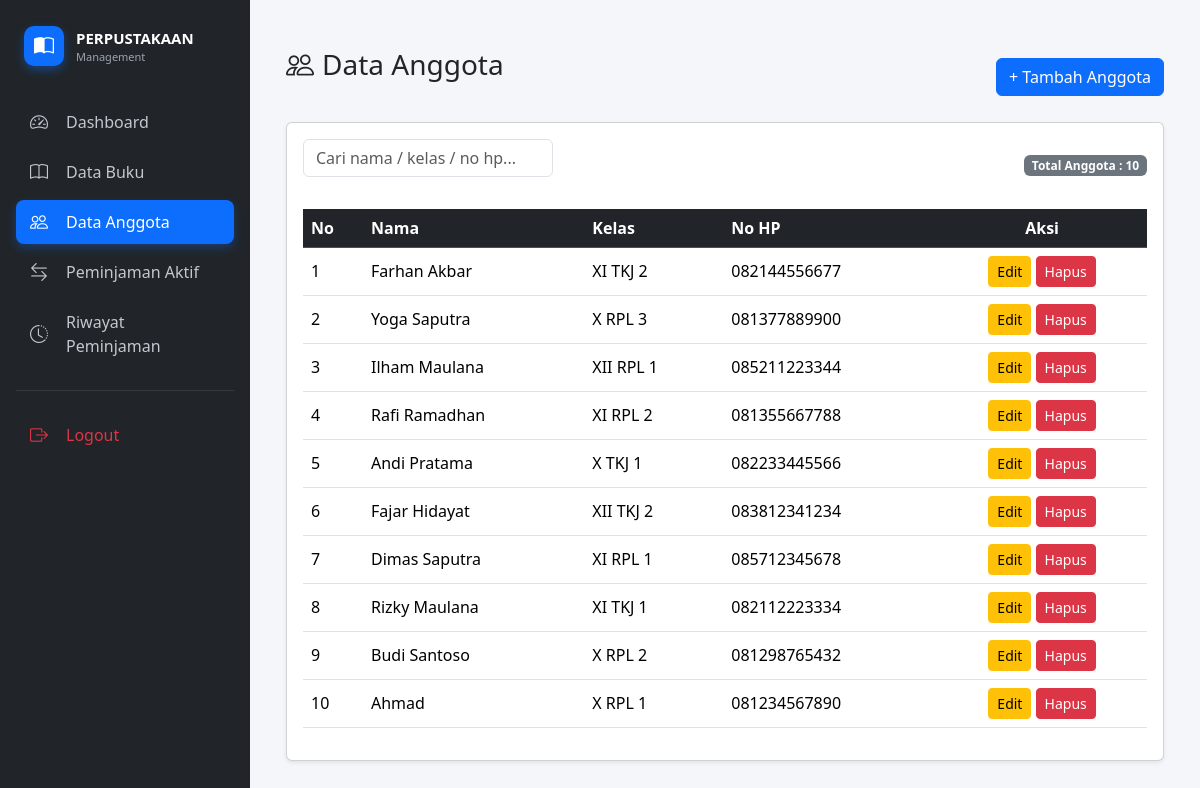
Page /anggota/index.php on the committed database.
### tables this page shows
CREATE TABLE `anggota` (
  `id` int(11) NOT NULL,
  `nama` varchar(100) NOT NULL,
  `kelas` varchar(50) DEFAULT NULL,
  `no_hp` varchar(20) DEFAULT NULL,
  `created_at` timestamp NOT NULL DEFAULT current_timestamp()
);

### anggota/index.php (the view, shortened to what this page needs)
<?php
include '../config/koneksi.php';
include '../navbar.php';
$cari = isset($_GET['cari']) ? $_GET['cari'] : '';
$data = mysqli_query($koneksi, "
SELECT * FROM anggota
WHERE
nama LIKE '%$cari%'
OR kelas LIKE '%$cari%'
OR no_hp LIKE '%$cari%'
ORDER BY id DESC
");
$total = mysqli_num_rows($data);
?>
<div class="container mt-4">
<div class="d-flex justify-content-between align-items-center mb-3">
<h3 class="mb-4">
<i class="bi bi-people me-2"></i>Data Anggota
</h3>
<a href="tambah.php" class="btn btn-primary">
+ Tambah Anggota
</a>
</div>
<div class="card shadow-sm">
<div class="card-body">
<div class="d-flex justify-content-between align-items-center mb-3">
<form method="GET">
<input type="text"
name="cari"
class="form-control"
placeholder="Cari nama / kelas / no hp..."
value="<?= $cari ?>"
style="width:250px;">
</form>
<span class="badge bg-secondary">
Total Anggota : <?= $total ?>
</span>
</div>
<div class="table-responsive">
<table class="table table-hover align-middle">
<thead class="table-dark">
<tr>
<th width="60">No</th>
<th>Nama</th>
<th>Kelas</th>
<th>No HP</th>
<th class="text-center">Aksi</th>
</tr>
</thead>
<tbody>
<?php
if($total > 0){
$no = 1;
while($row = mysqli_fetch_assoc($data)){
?>
<tr>
<td><?= $no++ ?></td>
<td><?= $row['nama'] ?></td>
<td><?= $row['kelas'] ?></td>
<td><?= $row['no_hp'] ?></td>
<td class="text-center">
<a href="edit.php?id=<?= $row['id'] ?>"
class="btn btn-warning btn-sm">
Edit
</a>
<a href="hapus.php?id=<?= $row['id'] ?>"
class="btn btn-danger btn-sm"
onclick="return confirm('Yakin hapus anggota ini?')">
Hapus
</a>
</td>
</tr>
<?php
}
} ?>
</tbody>
</table>
</div>
</div>
</div>
</div>

### navbar.php (shortened to what this page needs)
<?php
$path = $_SERVER['PHP_SELF'];
?>
<head>
<link href="https://cdn.jsdelivr.net/npm/bootstrap@5.3.2/dist/css/bootstrap.min.css" rel="stylesheet">
<link href="https://cdn.jsdelivr.net/npm/bootstrap-icons@1.11.1/font/bootstrap-icons.css" rel="stylesheet">
</head>
<div class="d-flex">
<div class="sidebar bg-dark p-3">
<div class="logo mb-4">
    <div class="logo-icon">
        <i class="bi bi-book-half"></i>
    </div>
    <div class="logo-text">
        <span>PERPUSTAKAAN</span>
        <small>Management</small>
    </div>
</div>
<ul class="nav flex-column">
<li>
<a href="/perpustakaan/index.php"
class="list-group-item <?= $path == '/perpustakaan/index.php' ? 'active' : '' ?>">
<i class="bi bi-speedometer2 me-2"></i> Dashboard
</a>
</li>
<li>
<a href="/perpustakaan/buku/index.php"
class="list-group-item <?= strpos($path,'/buku/') !== false ? 'active' : '' ?>">
<i class="bi bi-book me-2"></i> Data Buku
</a>
</li>
<li>
<a href="/perpustakaan/anggota/index.php"
class="list-group-item <?= strpos($path,'/anggota/') !== false ? 'active' : '' ?>">
<i class="bi bi-people me-2"></i> Data Anggota
</a>
</li>
<li>
<a href="/perpustakaan/peminjaman/aktif.php"
class="list-group-item <?= strpos($path,'/peminjaman/') !== false && strpos($path,'riwayat') === false ? 'active' : '' ?>">
<i class="bi bi-arrow-left-right me-2"></i> Peminjaman Aktif
</a>
</li>
<li>
<a href="/perpustakaan/peminjaman/riwayat.php"
class="list-group-item <?= strpos($path,'riwayat') !== false ? 'active' : '' ?>">
<i class="bi bi-clock-history me-2"></i> Riwayat Peminjaman
</a>
</li>
<hr class="text-secondary">
<li>
<a href="/perpustakaan/auth/logout.php" class="list-group-item text-danger">
<i class="bi bi-box-arrow-right me-2"></i> Logout
</a>
</li>
</ul>
</div>
<div class="flex-grow-1 p-4">

### navbar.php (style rules this page uses)
.logo { display:flex; align-items:center; gap:12px; padding:10px 8px; margin-bottom:20px; }
.logo-icon { width:40px; height:40px; background:#0d6efd; display:flex; align-items:center; justify-content:center; border-radius:10px; color:white; font-size:20px; box-shadow:0 4px 10px rgba(13,110,253,.4); }
.logo-text span { color:white; font-weight:600; font-size:15px; display:block; }
.logo-text small { color:#9aa4af; font-size:11px; }
.sidebar { width:250px; min-height:100vh; }
.sidebar ul { gap:6px; }
.sidebar .list-group-item { background:transparent; border:none; color:#c2c7d0; padding:10px 14px; border-radius:8px; transition:all .2s ease; display:flex; align-items:center; gap:10px; }
.sidebar .list-group-item.active { background:#0d6efd; color:#fff; box-shadow:0 4px 10px rgba(13,110,253,.3); }
.sidebar .list-group-item i { font-size:18px; }

### rows in the picture
anggota: nama "Farhan Akbar", kelas "XI TKJ 2", no_hp "082144556677"
anggota: nama "Yoga Saputra", kelas "X RPL 3", no_hp "081377889900"
anggota: nama "Ilham Maulana", kelas "XII RPL 1", no_hp "085211223344"
anggota: nama "Rafi Ramadhan", kelas "XI RPL 2", no_hp "081355667788"
anggota: nama "Andi Pratama", kelas "X TKJ 1", no_hp "082233445566"
anggota: nama "Fajar Hidayat", kelas "XII TKJ 2", no_hp "083812341234"
anggota: nama "Dimas Saputra", kelas "XI RPL 1", no_hp "085712345678"
anggota: nama "Rizky Maulana", kelas "XI TKJ 1", no_hp "082112223334"
anggota: nama "Budi Santoso", kelas "X RPL 2", no_hp "081298765432"
anggota: nama "Ahmad", kelas "X RPL 1", no_hp "081234567890"

### other values in the picture
$total "10"
